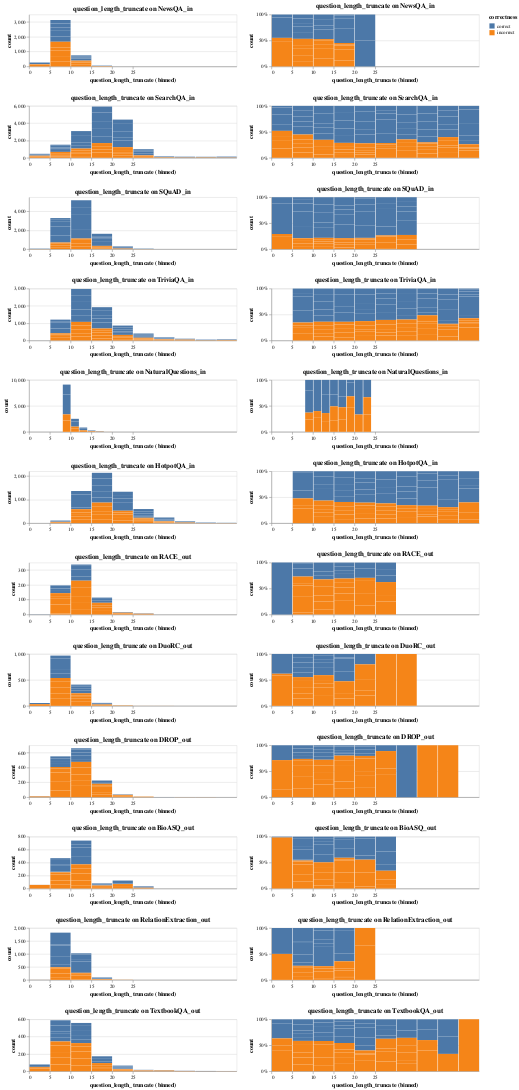

The code cell stored with this chart in its notebook:
### Markdown cell above
## Attribute distribution difference for different datasets

### Code cell
import altair as alt
Attribute.create(
    name="question_length_truncate", 
    description="...", 
    cmd='truncate(attr:question_length, 0, 50)',
    group_hash=Group.store_hash(),
    attr_hash=Attribute.store_hash())
visualize_attr_by_dataset_group("question_length_truncate")
